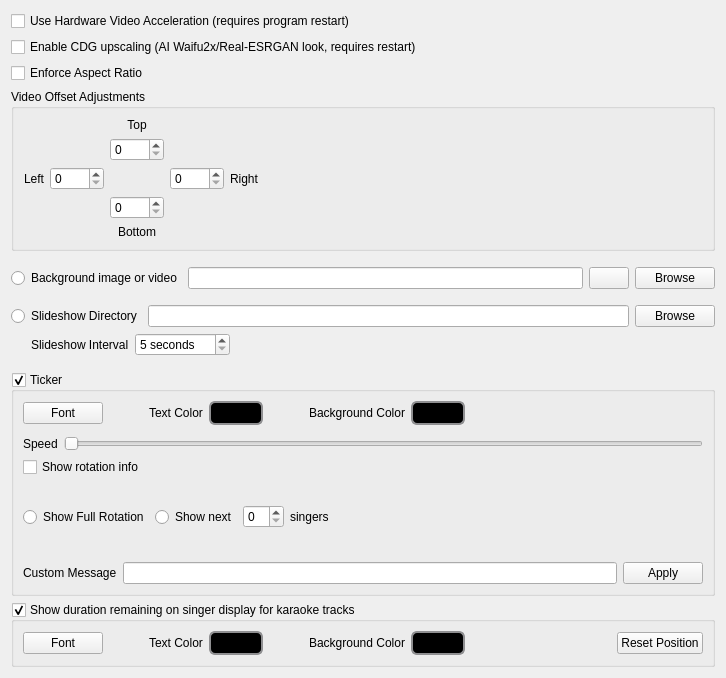
              <widget class="QWidget" name="scrollAreaWidgetContents">
               <property name="geometry">
                <rect>
                 <x>0</x>
                 <y>0</y>
                 <width>726</width>
                 <height>678</height>
                </rect>
               </property>
               <layout class="QVBoxLayout" name="verticalLayout_11">
                <item>
                 <widget class="QCheckBox" name="checkBoxHardwareAccel">
                  <property name="text">
                   <string>Use Hardware Video Acceleration (requires program restart)</string>
                  </property>
                 </widget>
                </item>
                <item>
                  <widget class="QCheckBox" name="checkBoxCdgPrescaling">
                   <property name="toolTip">
                    <string>&lt;html&gt;&lt;head/&gt;&lt;body&gt;&lt;p&gt;Smooths out 16-color pixel art lyrics into clean, anti-aliased vector curves using real-time edge-directed interpolation (AI Waifu2x/Real-ESRGAN simulation).&lt;/p&gt;&lt;/body&gt;&lt;/html&gt;</string>
                   </property>
                   <property name="text">
                    <string>Enable CDG upscaling (AI Waifu2x/Real-ESRGAN look, requires restart)</string>
                   </property>
                  </widget>
                </item>
                <item>
                 <widget class="QCheckBox" name="checkBoxEnforceAspectRatio">
                  <property name="toolTip">
                   <string>If enabled, videos will respect the source aspect ratio when being stretched to fit the window.</string>
                  </property>
                  <property name="text">
                   <string>Enforce Aspect Ratio</string>
                  </property>
                 </widget>
                </item>
                <item>
                 <widget class="QGroupBox" name="groupBox_8">
                  <property name="minimumSize">
                   <size>
                    <width>0</width>
                    <height>0</height>
                   </size>
                  </property>
                  <property name="title">
                   <string>Video Offset Adjustments</string>
                  </property>
                  <layout class="QVBoxLayout" name="verticalLayout_27">
                   <item>
                    <layout class="QGridLayout" name="gridLayout_2">
                     <property name="topMargin">
                      <number>0</number>
                     </property>
                     <item row="1" column="2">
                      <widget class="QSpinBox" name="spinBoxCdgOffsetTop">
                       <property name="maximum">
                        <number>1024</number>
                       </property>
                      </widget>
                     </item>
                     <item row="0" column="2">
                      <widget class="QLabel" name="label_35">
                       <property name="text">
                        <string>Top</string>
                       </property>
                       <property name="alignment">
                        <set>Qt::AlignCenter</set>
                       </property>
                      </widget>
                     </item>
                     <item row="2" column="3">
                      <widget class="QSpinBox" name="spinBoxCdgOffsetRight">
                       <property name="maximum">
                        <number>1024</number>
                       </property>
                      </widget>
                     </item>
                     <item row="2" column="0">
                      <widget class="QLabel" name="label_36">
                       <property name="text">
                        <string>Left</string>
                       </property>
                       <property name="alignment">
                        <set>Qt::AlignRight|Qt::AlignTrailing|Qt::AlignVCenter</set>
                       </property>
                      </widget>
                     </item>
                     <item row="2" column="1">
                      <widget class="QSpinBox" name="spinBoxCdgOffsetLeft">
                       <property name="maximum">
                        <number>1024</number>
                       </property>
                      </widget>
                     </item>
                     <item row="3" column="2">
                      <widget class="QSpinBox" name="spinBoxCdgOffsetBottom">
                       <property name="maximum">
                        <number>1024</number>
                       </property>
                      </widget>
                     </item>
                     <item row="2" column="4">
                      <widget class="QLabel" name="label_37">
                       <property name="text">
                        <string>Right</string>
                       </property>
                      </widget>
                     </item>
                     <item row="2" column="5">
                      <spacer name="horizontalSpacer_18">
                       <property name="orientation">
                        <enum>Qt::Horizontal</enum>
                       </property>
                       <property name="sizeHint" stdset="0">
                        <size>
                         <width>40</width>
                         <height>20</height>
                        </size>
                       </property>
                      </spacer>
                     </item>
                     <item row="4" column="2">
                      <widget class="QLabel" name="label_38">
                       <property name="text">
                        <string>Bottom</string>
                       </property>
                       <property name="alignment">
                        <set>Qt::AlignCenter</set>
                       </property>
                      </widget>
                     </item>
                    </layout>
                   </item>
                  </layout>
                 </widget>
                </item>
                <item>
                 <layout class="QVBoxLayout" name="verticalLayout_12">
                  <property name="topMargin">
                   <number>10</number>
                  </property>
                  <property name="bottomMargin">
                   <number>10</number>
                  </property>
                  <item>
                   <layout class="QHBoxLayout" name="horizontalLayout_8">
                    <property name="topMargin">
                     <number>0</number>
                    </property>
                    <item>
                     <widget class="QRadioButton" name="rbBgImage">
                      <property name="text">
                       <string>Background image or video</string>
                      </property>
                     </widget>
                    </item>
                    <item>
                     <widget class="QLineEdit" name="lineEditCdgBackground"/>
                    </item>
                    <item>
                     <widget class="QPushButton" name="pushButtonClearBgImg">
                      <property name="text">
                       <string/>
                      </property>
                      <property name="icon">
                       <iconset theme="edit-clear-all">
                        <normaloff>.</normaloff>.</iconset>
                      </property>
                     </widget>
                    </item>
                    <item>
                     <widget class="QPushButton" name="pushButtonBrowse">
                      <property name="text">
                       <string>Browse</string>
                      </property>
                     </widget>
                    </item>
                   </layout>
                  </item>
                  <item>
                   <layout class="QHBoxLayout" name="horizontalLayout_10">
                    <property name="topMargin">
                     <number>10</number>
                    </property>
                    <item>
                     <widget class="QRadioButton" name="rbSlideshow">
                      <property name="text">
                       <string>Slideshow Directory</string>
                      </property>
                     </widget>
                    </item>
                    <item>
                     <widget class="QLineEdit" name="lineEditSlideshowDir"/>
                    </item>
                    <item>
                     <widget class="QPushButton" name="pushButtonSlideshowBrowse">
                      <property name="text">
                       <string>Browse</string>
                      </property>
                     </widget>
                    </item>
                   </layout>
                  </item>
                  <item>
                   <layout class="QHBoxLayout" name="horizontalLayout_22">
                    <property name="leftMargin">
                     <number>20</number>
                    </property>
                    <property name="topMargin">
                     <number>0</number>
                    </property>
                    <item>
                     <widget class="QLabel" name="label">
                      <property name="text">
                       <string>Slideshow Interval</string>
                      </property>
                     </widget>
                    </item>
                    <item>
                     <widget class="QSpinBox" name="spinBoxSlideshowInterval">
                      <property name="suffix">
                       <string> seconds</string>
                      </property>
                      <property name="minimum">
                       <number>5</number>
                      </property>
                      <property name="maximum">
                       <number>300</number>
                      </property>
                     </widget>
                    </item>
                    <item>
                     <spacer name="horizontalSpacer_19">
                      <property name="orientation">
                       <enum>Qt::Horizontal</enum>
                      </property>
                      <property name="sizeHint" stdset="0">
                       <size>
                        <width>40</width>
                        <height>20</height>
                       </size>
                      </property>
                     </spacer>
                    </item>
                   </layout>
                  </item>
                 </layout>
                </item>
                <item>
                 <widget class="QGroupBox" name="groupBoxTicker">
                  <property name="sizePolicy">
                   <sizepolicy hsizetype="Preferred" vsizetype="MinimumExpanding">
                    <horstretch>0</horstretch>
                    <verstretch>0</verstretch>
                   </sizepolicy>
                  </property>
                  <property name="title">
                   <string>Ticker</string>
                  </property>
                  <property name="checkable">
                   <bool>true</bool>
                  </property>
                  <layout class="QVBoxLayout" name="verticalLayout_9">
                   <item>
                    <layout class="QHBoxLayout" name="horizontalLayout_4">
                     <property name="topMargin">
                      <number>0</number>
                     </property>
                     <property name="bottomMargin">
                      <number>0</number>
                     </property>
                     <item>
                      <widget class="QPushButton" name="pushButtonFont">
                       <property name="text">
                        <string>Font</string>
                       </property>
                      </widget>
                     </item>
                     <item>
                      <spacer name="horizontalSpacer_2">
                       <property name="orientation">
                        <enum>Qt::Horizontal</enum>
                       </property>
                       <property name="sizeType">
                        <enum>QSizePolicy::Fixed</enum>
                       </property>
                       <property name="sizeHint" stdset="0">
                        <size>
                         <width>40</width>
                         <height>20</height>
                        </size>
                       </property>
                      </spacer>
                     </item>
                     <item>
                      <widget class="QLabel" name="label_3">
                       <property name="text">
                        <string>Text Color</string>
                       </property>
                      </widget>
                     </item>
                     <item>
                      <widget class="QPushButton" name="pushButtonTextColor">
                       <property name="styleSheet">
                        <string notr="true">QPushButton {
    border: 2px solid #8f8f91;
    border-radius: 6px;
    background-color: rgb(0,0,0);
    min-width: 40px;
    padding-left: 5px;
    padding-right: 5px;
    padding-top: 3px;
    padding-bottom: 3px;
}

QPushButton:pressed {
    background-color: rgb(0,0,0);
}

QPushButton:flat {
    border: none; /* no border for a flat push button */
}

QPushButton:default {
    border-color: navy; /* make the default button prominent */
}</string>
                       </property>
                       <property name="text">
                        <string/>
                       </property>
                       <property name="autoDefault">
                        <bool>false</bool>
                       </property>
                       <property name="flat">
                        <bool>false</bool>
                       </property>
                      </widget>
                     </item>
                     <item>
                      <spacer name="horizontalSpacer_3">
                       <property name="orientation">
                        <enum>Qt::Horizontal</enum>
                       </property>
                       <property name="sizeType">
                        <enum>QSizePolicy::Fixed</enum>
                       </property>
                       <property name="sizeHint" stdset="0">
                        <size>
                         <width>40</width>
                         <height>20</height>
                        </size>
                       </property>
                      </spacer>
                     </item>
                     <item>
                      <widget class="QLabel" name="label_4">
                       <property name="text">
                        <string>Background Color</string>
                       </property>
                      </widget>
                     </item>
                     <item>
                      <widget class="QPushButton" name="pushButtonBgColor">
                       <property name="styleSheet">
                        <string notr="true">QPushButton {
    border: 2px solid #8f8f91;
    border-radius: 6px;
    background-color: rgb(0,0,0);
    min-width: 40px;
    padding-left: 5px;
    padding-right: 5px;
    padding-top: 3px;
    padding-bottom: 3px;
}

QPushButton:pressed {
    background-color: rgb(0,0,0);
}

QPushButton:flat {
    border: none; /* no border for a flat push button */
}

QPushButton:default {
    border-color: navy; /* make the default button prominent */
}</string>
                       </property>
                       <property name="text">
                        <string/>
                       </property>
                       <property name="autoDefault">
                        <bool>false</bool>
                       </property>
                       <property name="flat">
                        <bool>false</bool>
                       </property>
                      </widget>
                     </item>
                     <item>
                      <spacer name="horizontalSpacer_4">
                       <property name="orientation">
                        <enum>Qt::Horizontal</enum>
                       </property>
                       <property name="sizeHint" stdset="0">
                        <size>
                         <width>40</width>
                         <height>20</height>
                        </size>
                       </property>
                      </spacer>
                     </item>
                    </layout>
                   </item>
                   <item>
                    <layout class="QHBoxLayout" name="horizontalLayout_5">
                     <property name="topMargin">
                      <number>5</number>
                     </property>
                     <item>
                      <widget class="QLabel" name="label_2">
                       <property name="text">
                        <string>Speed</string>
                       </property>
                      </widget>
                     </item>
                     <item>
                      <widget class="QSlider" name="horizontalSliderTickerSpeed">
                       <property name="minimum">
                        <number>0</number>
                       </property>
                       <property name="maximum">
                        <number>50</number>
                       </property>
                       <property name="orientation">
                        <enum>Qt::Horizontal</enum>
                       </property>
                       <property name="invertedAppearance">
                        <bool>false</bool>
                       </property>
                       <property name="invertedControls">
                        <bool>false</bool>
                       </property>
                      </widget>
                     </item>
                    </layout>
                   </item>
                   <item>
                    <widget class="QCheckBox" name="cbxTickerShowRotationInfo">
                     <property name="text">
                      <string>Show rotation info</string>
                     </property>
                    </widget>
                   </item>
                   <item>
                    <layout class="QHBoxLayout" name="horizontalLayout_7">
                     <property name="spacing">
                      <number>6</number>
                     </property>
                     <property name="topMargin">
                      <number>0</number>
                     </property>
                     <item>
                      <widget class="QRadioButton" name="radioButtonFullRotation">
                       <property name="text">
                        <string>Show Full Rotation</string>
                       </property>
                      </widget>
                     </item>
                     <item>
                      <widget class="QRadioButton" name="radioButtonPartialRotation">
                       <property name="text">
                        <string>Show next</string>
                       </property>
                      </widget>
                     </item>
                     <item>
                      <widget class="QSpinBox" name="spinBoxTickerSingers"/>
                     </item>
                     <item>
                      <widget class="QLabel" name="label_5">
                       <property name="text">
                        <string>singers</string>
                       </property>
                      </widget>
                     </item>
                     <item>
                      <spacer name="horizontalSpacer_5">
                       <property name="orientation">
                        <enum>Qt::Horizontal</enum>
                       </property>
                       <property name="sizeHint" stdset="0">
                        <size>
                         <width>40</width>
                         <height>20</height>
                        </size>
                       </property>
                      </spacer>
                     </item>
                    </layout>
                   </item>
                   <item>
                    <layout class="QHBoxLayout" name="horizontalLayout_9">
                     <property name="topMargin">
                      <number>5</number>
                     </property>
                     <item>
                      <widget class="QLabel" name="label_8">
                       <property name="text">
                        <string>Custom Message</string>
                       </property>
                      </widget>
                     </item>
                     <item>
                      <widget class="QLineEdit" name="lineEditTickerMessage">
                       <property name="toolTip">
                        <string>&lt;html&gt;&lt;head/&gt;&lt;body&gt;&lt;p&gt;&lt;span style=&quot; font-size:9pt; font-weight:600;&quot;&gt;Custom text to display on the ticker&lt;/span&gt;&lt;span style=&quot; font-size:9pt;&quot;&gt;&lt;br/&gt;Supports the following varaible substitutions:&lt;br/&gt;&lt;br/&gt;%m_curSinger = Current singer name&lt;br/&gt;%curSong = Current song (aritst - title)&lt;br/&gt;%m_curArtist = Current artist&lt;br/&gt;%m_curTitle = Current title&lt;br/&gt;%nextSinger = Next singer name&lt;/span&gt;&lt;/p&gt;&lt;/body&gt;&lt;/html&gt;</string>
                       </property>
                      </widget>
                     </item>
                     <item>
                      <widget class="QPushButton" name="pushButtonApplyTickerMsg">
                       <property name="text">
                        <string>Apply</string>
                       </property>
                      </widget>
                     </item>
                    </layout>
                   </item>
                  </layout>
                 </widget>
                </item>
                <item>
                 <widget class="QGroupBox" name="groupBoxShowDuration">
                  <property name="sizePolicy">
                   <sizepolicy hsizetype="Preferred" vsizetype="Preferred">
                    <horstretch>0</horstretch>
                    <verstretch>0</verstretch>
                   </sizepolicy>
                  </property>
                  <property name="title">
                   <string>Show duration remaining on singer display for karaoke tracks</string>
                  </property>
                  <property name="checkable">
                   <bool>true</bool>
                  </property>
                  <layout class="QHBoxLayout" name="horizontalLayout_6">
                   <item>
                    <widget class="QPushButton" name="btnDurationFont">
                     <property name="text">
                      <string>Font</string>
                     </property>
                    </widget>
                   </item>
                   <item>
                    <spacer name="horizontalSpacer_15">
                     <property name="orientation">
                      <enum>Qt::Horizontal</enum>
                     </property>
                     <property name="sizeType">
                      <enum>QSizePolicy::Fixed</enum>
                     </property>
                     <property name="sizeHint" stdset="0">
                      <size>
                       <width>40</width>
                       <height>20</height>
                      </size>
                     </property>
                    </spacer>
                   </item>
                   <item>
                    <widget class="QLabel" name="label_31">
                     <property name="text">
                      <string>Text Color</string>
                     </property>
                    </widget>
                   </item>
                   <item>
                    <widget class="QPushButton" name="btnDurationFontColor">
                     <property name="styleSheet">
                      <string notr="true">QPushButton {
    border: 2px solid #8f8f91;
    border-radius: 6px;
    background-color: rgb(0,0,0);
    min-width: 40px;
    padding-left: 5px;
    padding-right: 5px;
    padding-top: 3px;
    padding-bottom: 3px;
}

QPushButton:pressed {
    background-color: rgb(0,0,0);
}

QPushButton:flat {
    border: none; /* no border for a flat push button */
}

QPushButton:default {
    border-color: navy; /* make the default button prominent */
}</string>
                     </property>
                     <property name="text">
                      <string/>
                     </property>
                    </widget>
                   </item>
                   <item>
                    <spacer name="horizontalSpacer_16">
                     <property name="orientation">
                      <enum>Qt::Horizontal</enum>
                     </property>
                     <property name="sizeType">
                      <enum>QSizePolicy::Fixed</enum>
                     </property>
                     <property name="sizeHint" stdset="0">
                      <size>
                       <width>40</width>
                       <height>20</height>
                      </size>
                     </property>
                    </spacer>
                   </item>
                   <item>
                    <widget class="QLabel" name="label_32">
                     <property name="text">
                      <string>Background Color</string>
                     </property>
                    </widget>
                   </item>
                   <item>
                    <widget class="QPushButton" name="btnDurationBgColor">
                     <property name="styleSheet">
                      <string notr="true">QPushButton {
    border: 2px solid #8f8f91;
    border-radius: 6px;
    background-color: rgb(0,0,0);
    min-width: 40px;
    padding-left: 5px;
    padding-right: 5px;
    padding-top: 3px;
    padding-bottom: 3px;
}

QPushButton:pressed {
    background-color: rgb(0,0,0);
}

QPushButton:flat {
    border: none; /* no border for a flat push button */
}

QPushButton:default {
    border-color: navy; /* make the default button prominent */
}</string>
                     </property>
                     <property name="text">
                      <string/>
                     </property>
                    </widget>
                   </item>
                   <item>
                    <spacer name="horizontalSpacer_17">
                     <property name="orientation">
                      <enum>Qt::Horizontal</enum>
                     </property>
                     <property name="sizeHint" stdset="0">
                      <size>
                       <width>40</width>
                       <height>20</height>
                      </size>
                     </property>
                    </spacer>
                   </item>
                   <item>
                    <widget class="QPushButton" name="pushButtonResetDurationPos">
                     <property name="toolTip">
                      <string>&lt;html&gt;&lt;head/&gt;&lt;body&gt;&lt;p&gt;Reset duration display location to default.  Use this if the duration gets hidden due to a resolution or window size change.&lt;/p&gt;&lt;/body&gt;&lt;/html&gt;</string>
                     </property>
                     <property name="text">
                      <string>Reset Position</string>
                     </property>
                    </widget>
                   </item>
                  </layout>
                 </widget>
                </item>
               </layout>
              </widget>
